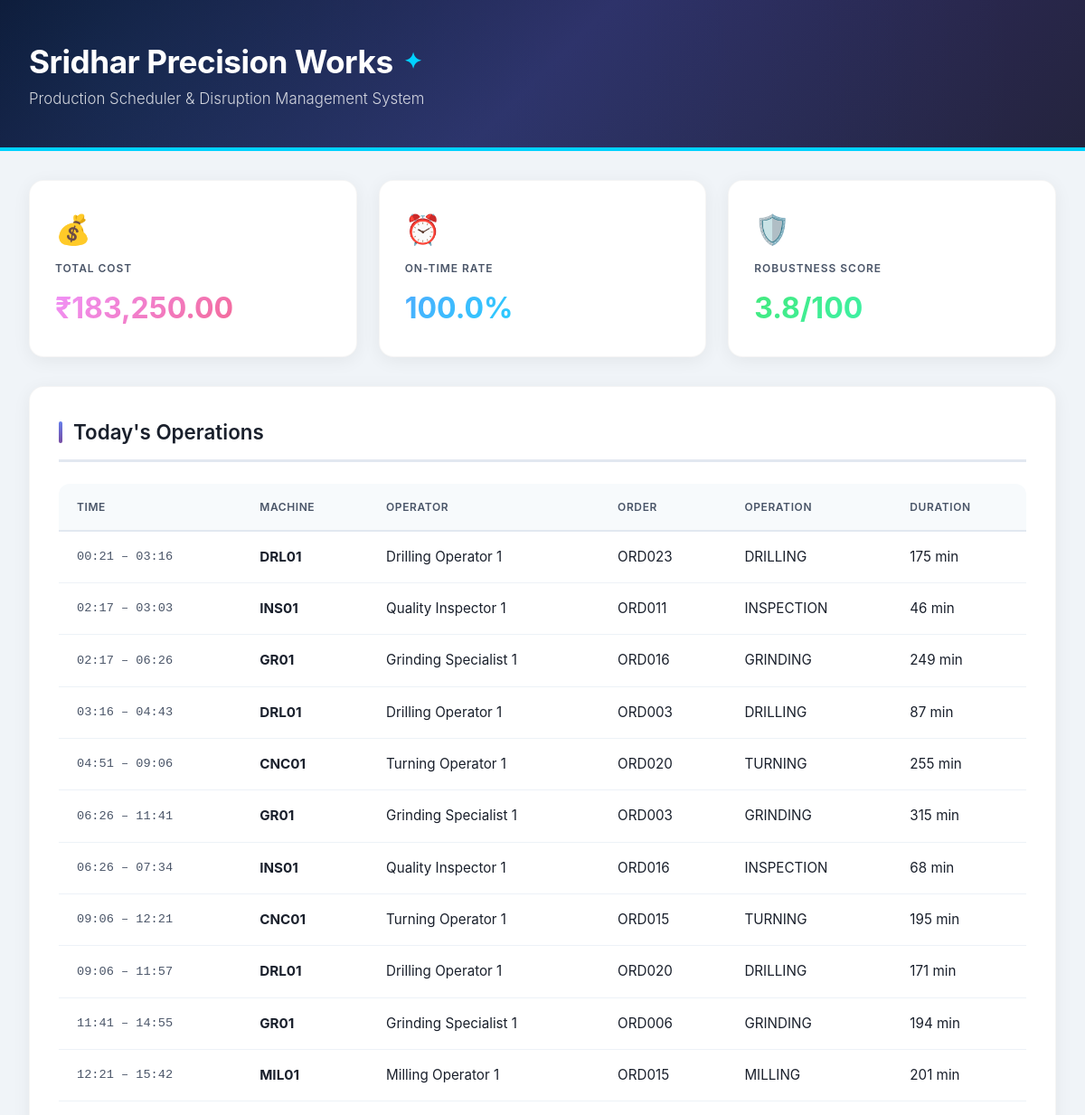
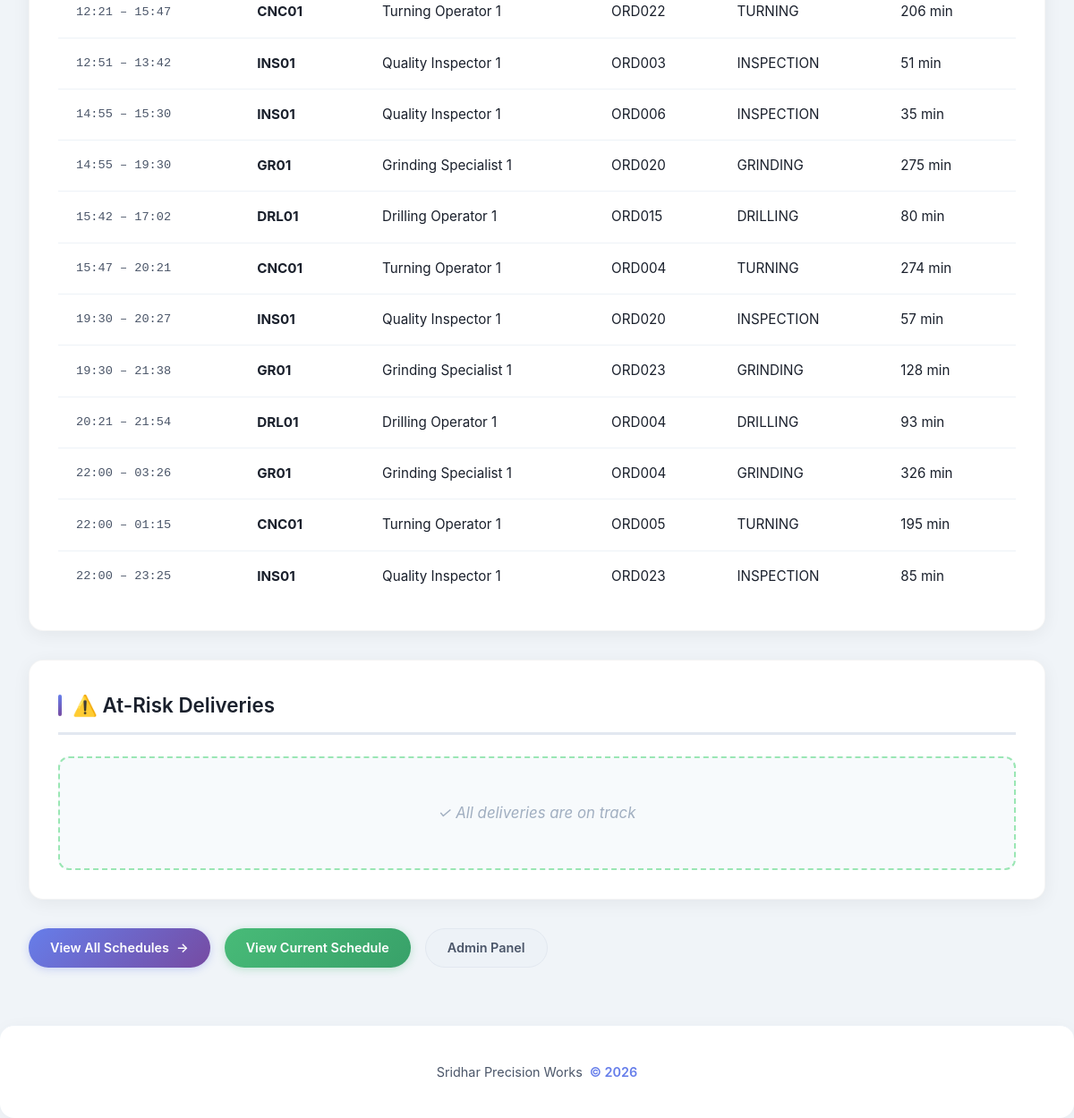
The page / on the database its author committed (2 pictures, top to bottom).
### scheduler/models.py (models this page shows, shortened)
class ScheduledOperation(models.Model):
    schedule = models.ForeignKey(
        Schedule,
        on_delete=models.CASCADE,
        related_name="scheduled_operations"
    )
    operation = models.ForeignKey(
        Operation,
        on_delete=models.CASCADE
    )
    machine = models.ForeignKey(
        Machine,
        on_delete=models.CASCADE
    )
    operator = models.ForeignKey(
        Operator,
        on_delete=models.SET_NULL,
        null=True,
        blank=True
    )
    start_time = models.DateTimeField()
    end_time = models.DateTimeField()
    setup_minutes = models.PositiveIntegerField(
        default=0
    )
    overtime = models.BooleanField(
        default=False
    )

class Machine(models.Model):
    MACHINE_TYPES = [
        ("CNC", "CNC Lathe"),
        ("MILLING", "Milling"),
        ("DRILL", "Drilling"),
        ("GRINDING", "Grinding"),
        ("VMC", "VMC"),
        ("INSPECTION", "Inspection"),
    ]
    machine_id = models.CharField(
        max_length=20,
        unique=True
    )
    name = models.CharField(max_length=100)
    machine_type = models.CharField(
        max_length=20,
        choices=MACHINE_TYPES
    )
    capabilities = models.JSONField(
        default=list
    )
    active = models.BooleanField(default=True)

class Operator(models.Model):
    name = models.CharField(max_length=100)
    employee_id = models.CharField(
        max_length=20,
        unique=True
    )
    skills = models.JSONField(
        default=list
    )
    can_work_overtime = models.BooleanField(
        default=True
    )
    active = models.BooleanField(default=True)

class Operation(models.Model):
    OPERATION_TYPES = [
        ("TURNING", "Turning"),
        ("MILLING", "Milling"),
        ("DRILLING", "Drilling"),
        ("GRINDING", "Grinding"),
        ("INSPECTION", "Inspection"),
    ]
    order = models.ForeignKey(
        Order,
        on_delete=models.CASCADE,
        related_name="operations"
    )
    sequence = models.PositiveIntegerField()
    operation_type = models.CharField(
        max_length=20,
        choices=OPERATION_TYPES
    )
    duration_minutes = models.PositiveIntegerField()
    setup_family = models.CharField(
        max_length=20
    )
    required_skill = models.CharField(
        max_length=50
    )
    eligible_machines = models.ManyToManyField(
        Machine,
        related_name="operations"
    )

class Order(models.Model):
    STATUS_CHOICES = [
        ("OPEN", "Open"),
        ("IN_PROGRESS", "In Progress"),
        ("COMPLETED", "Completed"),
        ("LATE", "Late"),
    ]
    PRIORITY_CHOICES = [
        ("HIGH", "High"),
        ("MEDIUM", "Medium"),
        ("LOW", "Low"),
    ]
    order_number = models.CharField(
        max_length=30,
        unique=True
    )
    customer = models.ForeignKey(
        Customer,
        on_delete=models.CASCADE,
        related_name="orders"
    )
    part_number = models.CharField(
        max_length=50
    )
    quantity = models.IntegerField()
    due_date = models.DateTimeField()
    priority = models.CharField(
        max_length=10,
        choices=PRIORITY_CHOICES,
        default="MEDIUM"
    )
    status = models.CharField(
        max_length=20,
        choices=STATUS_CHOICES,
        default="OPEN"
    )
    material_available = models.BooleanField(
        default=True
    )
    material_available_from = models.DateTimeField(
        null=True,
        blank=True
    )
    created_at = models.DateTimeField(
        auto_now_add=True
    )

### scheduler/views.py (the view)
def supervisor_dashboard(request):
    latest_schedule = (
        Schedule.objects
        .order_by("-created_at")
        .first()
    )
    context = {}
    if latest_schedule:
        from django.utils import timezone
        from datetime import timedelta
        now = timezone.now()
        today_start = now.replace(
            hour=0,
            minute=0,
            second=0,
            microsecond=0,
        )
        today_end = today_start + timedelta(days=1)
        today_ops = (
            latest_schedule.scheduled_operations
            .filter(
                start_time__gte=today_start,
                start_time__lt=today_end,
            )
            .select_related(
                "machine",
                "operator",
                "operation__order",
            )
            .order_by("start_time")
        )
        context["today_operations"] = today_ops
        costs = calculate_total_cost(latest_schedule)
        ontime = calculate_ontime_metrics(
            latest_schedule
        )
        robustness = (
            calculate_robustness_metrics(latest_schedule)
        )
        context["schedule"] = latest_schedule
        context["total_cost"] = (
            f"₹{costs['total_cost']:,.2f}"
        )
        context["ontime_percent"] = (
            f"{ontime['on_time_percent']:.1f}%"
        )
        context["robustness_score"] = (
            f"{robustness['robustness_score']:.1f}"
        )
        all_ops = (
            latest_schedule.scheduled_operations
            .all()
            .select_related(
                "operation__order__customer"
            )
        )
        orders_by_id = {}
        for op in all_ops:
            order = op.operation.order
            if order.id not in orders_by_id:
                orders_by_id[order.id] = {
                    "order": order,
                    "completion_time": op.end_time,
                }
            else:
                if (
                    op.end_time >
                    orders_by_id[order.id][
                        "completion_time"
                    ]
                ):
                    orders_by_id[order.id][
                        "completion_time"
                    ] = op.end_time
        at_risk = [
            oc
            for oc in orders_by_id.values()
            if oc["completion_time"] >
            oc["order"].due_date
        ]
        context["at_risk_orders"] = sorted(
            at_risk,
            key=lambda x: (
                x["order"].due_date
            ),
        )[:5]
    context["all_schedules"] = (
        Schedule.objects.order_by(
            "-created_at"
        )[:5]
    )
    return render(
        request,
        "scheduler/supervisor_dashboard.html",
        context,
    )

### scheduler/services/cost_calculator.py (called while the page is built, shortened)
def calculate_overtime_cost(schedule):
    overtime_cost = Decimal("0")
    night_shift_cost = Decimal("0")
    for scheduled_op in schedule.scheduled_operations.all():
        duration_hours = (
            Decimal(scheduled_op.end_time.timestamp() -
                    scheduled_op.start_time.timestamp()) / 3600
        )
    return {
        "overtime_cost": overtime_cost,
        "night_shift_cost": night_shift_cost,
        "total": overtime_cost + night_shift_cost,
    }

def calculate_generator_cost(schedule, power_cut_hours=0):
    generator_cost = (
        Decimal(power_cut_hours) *
        GENERATOR_HOURLY_COST
    )
    return {
        "generator_cost": generator_cost,
        "hours": power_cut_hours,
        "total": generator_cost,
    }

### scheduler/templates/scheduler/supervisor_dashboard.html (shortened to what this page needs)
{% load static %}
<!DOCTYPE html>
<html lang="en">
    <head>
    </head>
    <body>
        <div class="header">
            <h1>Sridhar Precision Works</h1>
            <p>Production Scheduler & Disruption Management System</p>
        </div>
        <div class="container">
            {% if schedule %}
            <div class="metrics-grid">
                <div class="metric-card cost">
                    <span class="icon">💰</span>
                    <div class="metric-label">Total Cost</div>
                    <div class="metric-value">{{ total_cost }}</div>
                </div>
                <div class="metric-card ontime">
                    <span class="icon">⏰</span>
                    <div class="metric-label">On-Time Rate</div>
                    <div class="metric-value">{{ ontime_percent }}</div>
                </div>
                <div class="metric-card robust">
                    <span class="icon">🛡️</span>
                    <div class="metric-label">Robustness Score</div>
                    <div class="metric-value">{{ robustness_score }}/100</div>
                </div>
            </div>
            <div class="section">
                <h2>Today's Operations</h2>
                {% if today_operations %}
                <div class="table-wrapper">
                    <table>
                        <thead>
                            <tr>
                                <th>Time</th>
                                <th>Machine</th>
                                <th>Operator</th>
                                <th>Order</th>
                                <th>Operation</th>
                                <th>Duration</th>
                            </tr>
                        </thead>
                        <tbody>
                            {% for op in today_operations %}
                            <tr>
                                <td class="time">{{ op.start_time|time:"H:i" }} – {{ op.end_time|time:"H:i" }}</td>
                                <td><strong>{{ op.machine.machine_id }}</strong></td>
                                <td>{{ op.operator.name|default:"—" }}</td>
                                <td>{{ op.operation.order.order_number }}</td>
                                <td>{{ op.operation.operation_type }}</td>
                                <td>{{ op.operation.duration_minutes }} min</td>
                            </tr>
                            {% endfor %}
                        </tbody>
                    </table>
                </div>
                {% else %}
                <div class="no-data">No operations scheduled for today</div>
                {% endif %}
            </div>
            <div class="section">
                <h2>⚠️ At-Risk Deliveries</h2>
                {% if at_risk_orders %}
                <div class="table-wrapper">
                    <table>
                        <thead>
                            <tr>
                                <th>Order</th>
                                <th>Customer</th>
                                <th>Due Date</th>
                                <th>Est. Completion</th>
                                <th>Delay</th>
                                <th>Status</th>
                            </tr>
                        </thead>
                        <tbody>
                            {% for oc in at_risk_orders %}
                            <tr>
                                <td><strong>{{ oc.order.order_number }}</strong></td>
                                <td>{{ oc.order.customer.name }}</td>
                                <td class="time">{{ oc.order.due_date|date:"Y-m-d H:i" }}</td>
                                <td class="time">{{ oc.completion_time|date:"Y-m-d H:i" }}</td>
                                <td>
                                    {% with delay=oc.completion_time|timesince:oc.order.due_date %}
                                    <strong style="color: #e53e3e;">+{{ delay }}</strong>
                                    {% endwith %}
                                </td>
                                <td>
                                    <span class="status-badge status-critical">LATE</span>
                                </td>
                            </tr>
                            {% endfor %}
                        </tbody>
                    </table>
                </div>
                {% else %}
                <div class="no-data" style="border-color: #9ae6b4;">
                    ✓ All deliveries are on track
                </div>
                {% endif %}
            </div>
            <div class="action-buttons">
                <a href="{% url 'scheduler:schedule_list' %}" class="btn btn-primary">
                    View All Schedules
                </a>
                <a href="{% url 'scheduler:schedule_detail' schedule.pk %}" class="btn btn-success">
                    View Current Schedule
                </a>
                <a href="/admin/" class="btn btn-secondary">
                    Admin Panel
                </a>
            </div>
            {% endif %}
        </div>
        <div class="footer">
            <p>Sridhar Precision Works <span>© 2026</span> </p>
        </div>
    </body>
</html>

### rows shown on the page
ScheduledOperation: start_time "00:21", end_time "03:16", machine.machine_id "DRL01", operator.name "Drilling Operator 1", operation.order.order_number "ORD023", operation.operation_type "DRILLING", operation.duration_minutes "175"
ScheduledOperation: start_time "02:17", end_time "03:03", machine.machine_id "INS01", operator.name "Quality Inspector 1", operation.order.order_number "ORD011", operation.operation_type "INSPECTION", operation.duration_minutes "46"
ScheduledOperation: start_time "02:17", end_time "06:26", machine.machine_id "GR01", operator.name "Grinding Specialist 1", operation.order.order_number "ORD016", operation.operation_type "GRINDING", operation.duration_minutes "249"
ScheduledOperation: start_time "03:16", end_time "04:43", machine.machine_id "DRL01", operator.name "Drilling Operator 1", operation.order.order_number "ORD003", operation.operation_type "DRILLING", operation.duration_minutes "87"
ScheduledOperation: start_time "04:51", end_time "09:06", machine.machine_id "CNC01", operator.name "Turning Operator 1", operation.order.order_number "ORD020", operation.operation_type "TURNING", operation.duration_minutes "255"
ScheduledOperation: start_time "06:26", end_time "11:41", machine.machine_id "GR01", operator.name "Grinding Specialist 1", operation.order.order_number "ORD003", operation.operation_type "GRINDING", operation.duration_minutes "315"
ScheduledOperation: start_time "06:26", end_time "07:34", machine.machine_id "INS01", operator.name "Quality Inspector 1", operation.order.order_number "ORD016", operation.operation_type "INSPECTION", operation.duration_minutes "68"
ScheduledOperation: start_time "09:06", end_time "12:21", machine.machine_id "CNC01", operator.name "Turning Operator 1", operation.order.order_number "ORD015", operation.operation_type "TURNING", operation.duration_minutes "195"
ScheduledOperation: start_time "09:06", end_time "11:57", machine.machine_id "DRL01", operator.name "Drilling Operator 1", operation.order.order_number "ORD020", operation.operation_type "DRILLING", operation.duration_minutes "171"
ScheduledOperation: start_time "11:41", end_time "14:55", machine.machine_id "GR01", operator.name "Grinding Specialist 1", operation.order.order_number "ORD006", operation.operation_type "GRINDING", operation.duration_minutes "194"
ScheduledOperation: start_time "12:21", end_time "15:42", machine.machine_id "MIL01", operator.name "Milling Operator 1", operation.order.order_number "ORD015", operation.operation_type "MILLING", operation.duration_minutes "201"
ScheduledOperation: start_time "12:21", end_time "15:47", machine.machine_id "CNC01", operator.name "Turning Operator 1", operation.order.order_number "ORD022", operation.operation_type "TURNING", operation.duration_minutes "206"
ScheduledOperation: start_time "12:51", end_time "13:42", machine.machine_id "INS01", operator.name "Quality Inspector 1", operation.order.order_number "ORD003", operation.operation_type "INSPECTION", operation.duration_minutes "51"
ScheduledOperation: start_time "14:55", end_time "15:30", machine.machine_id "INS01", operator.name "Quality Inspector 1", operation.order.order_number "ORD006", operation.operation_type "INSPECTION", operation.duration_minutes "35"
ScheduledOperation: start_time "14:55", end_time "19:30", machine.machine_id "GR01", operator.name "Grinding Specialist 1", operation.order.order_number "ORD020", operation.operation_type "GRINDING", operation.duration_minutes "275"
ScheduledOperation: start_time "15:42", end_time "17:02", machine.machine_id "DRL01", operator.name "Drilling Operator 1", operation.order.order_number "ORD015", operation.operation_type "DRILLING", operation.duration_minutes "80"
ScheduledOperation: start_time "15:47", end_time "20:21", machine.machine_id "CNC01", operator.name "Turning Operator 1", operation.order.order_number "ORD004", operation.operation_type "TURNING", operation.duration_minutes "274"
ScheduledOperation: start_time "19:30", end_time "20:27", machine.machine_id "INS01", operator.name "Quality Inspector 1", operation.order.order_number "ORD020", operation.operation_type "INSPECTION", operation.duration_minutes "57"
ScheduledOperation: start_time "19:30", end_time "21:38", machine.machine_id "GR01", operator.name "Grinding Specialist 1", operation.order.order_number "ORD023", operation.operation_type "GRINDING", operation.duration_minutes "128"
ScheduledOperation: start_time "20:21", end_time "21:54", machine.machine_id "DRL01", operator.name "Drilling Operator 1", operation.order.order_number "ORD004", operation.operation_type "DRILLING", operation.duration_minutes "93"
ScheduledOperation: start_time "22:00", end_time "03:26", machine.machine_id "GR01", operator.name "Grinding Specialist 1", operation.order.order_number "ORD004", operation.operation_type "GRINDING", operation.duration_minutes "326"
ScheduledOperation: start_time "22:00", end_time "01:15", machine.machine_id "CNC01", operator.name "Turning Operator 1", operation.order.order_number "ORD005", operation.operation_type "TURNING", operation.duration_minutes "195"
ScheduledOperation: start_time "22:00", end_time "23:25", machine.machine_id "INS01", operator.name "Quality Inspector 1", operation.order.order_number "ORD023", operation.operation_type "INSPECTION", operation.duration_minutes "85"

### other values the page prints
{{ total_cost }} "₹183,250.00"
{{ ontime_percent }} "100.0%"
{{ robustness_score }} "3.8"
